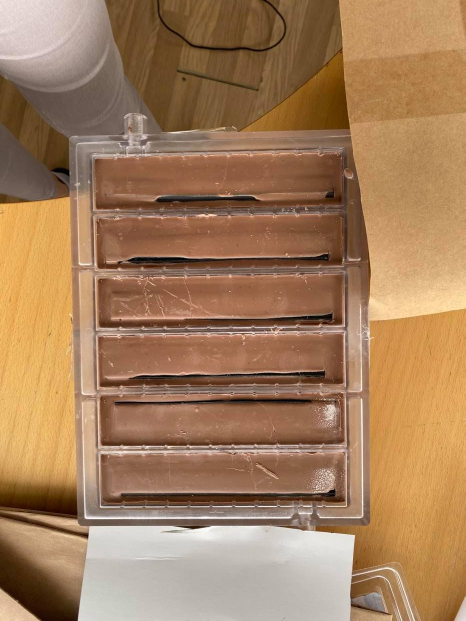
#> input picture color/d-chocolate.jpg, 931 x 1242 px (shown at 1/2 size)
$ python square.py   (older library calls are emulated)
#> lines starting #> are read from the running program, lines starting #| are printed output that depends on the picture; after the words box and inside, x2 and y2 are one past the last pixel; in counts of white or black regions, pixels touching at a corner belong together
import cv2
import numpy as np

image = cv2.imread('d-chocolate.jpg')
#> image is the input picture: shape (1242, 931, 3); mean B, G, R 92.1, 126.3, 163.4

gray = cv2.cvtColor(image, cv2.COLOR_BGR2GRAY)
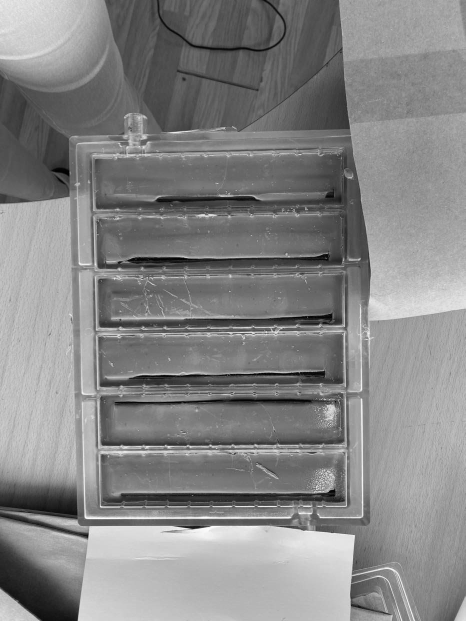
#> gray: shape (1242, 931) (shown at 1/2 size); min 0, max 255, mean 133.5
blur = cv2.medianBlur(gray, 5)
sharpen_kernel = np.array([[-1,-1,-1], [-1,9,-1], [-1,-1,-1]])
sharpen = cv2.filter2D(blur, -1, sharpen_kernel)

thresh = cv2.threshold(sharpen,160,255, cv2.THRESH_BINARY_INV)[1]
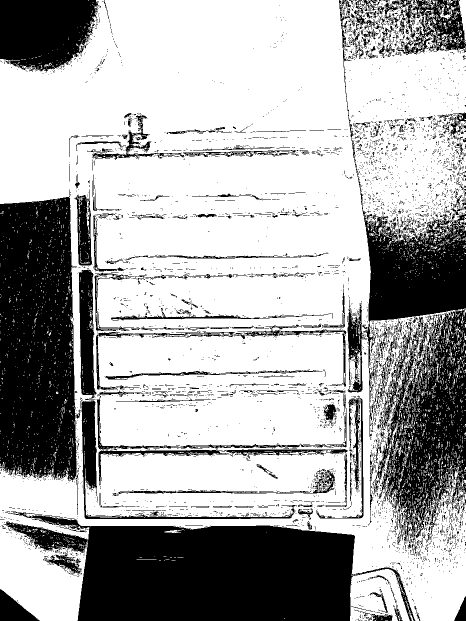
#> thresh: shape (1242, 931) (shown at 1/2 size); 67.5% white; 5770 black regions (5415 under 20 px), largest, box (x1, y1, x2, y2) and area: (8, 1025, 831, 1242) 106319, (0, 391, 154, 964) 77943, (747, 619, 931, 1087) 43982
kernel = cv2.getStructuringElement(cv2.MORPH_RECT, (3,3))
close = cv2.morphologyEx(thresh, cv2.MORPH_CLOSE, kernel, iterations=2)
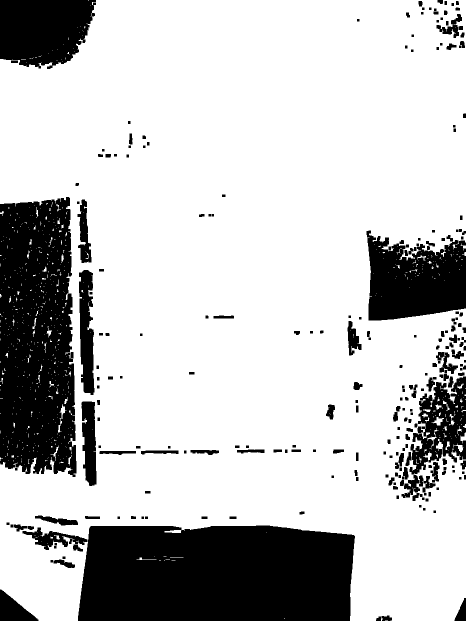
#> close: shape (1242, 931) (shown at 1/2 size); 76.6% white; 251 black regions (1 under 20 px)

cnts = cv2.findContours(close, cv2.RETR_EXTERNAL, cv2.CHAIN_APPROX_SIMPLE)
#> cnts = 648 contours, 620 with area under 20; largest, box (x1, y1, x2, y2) and area: (0, 0, 931, 1242) 909512, (116, 808, 133, 865) 150, (863, 834, 888, 851) 148, (906, 887, 927, 905) 98, (921, 865, 931, 887) 76
cnts = cnts[0] if len(cnts) == 2 else cnts[1]

min_area = 100
max_area = 1500
image_number = 0
for c in cnts:
    area = cv2.contourArea(c)
    if area > min_area and area < max_area:
        x,y,w,h = cv2.boundingRect(c)
        ROI = image[y:y+h, x:x+h]
        cv2.imwrite('ROI_{}.png'.format(image_number), ROI)
        cv2.rectangle(image, (x, y), (x + w, y + h), (36,255,12), 2)
        image_number += 1
#> this loop made 648 passes
#> (area, x, y, w, h, image_number) on passes 138, 170: (148.5, 863, 834, 25, 17, 1), (149.5, 116, 808, 17, 57, 2)
#> area on pass 37: 28
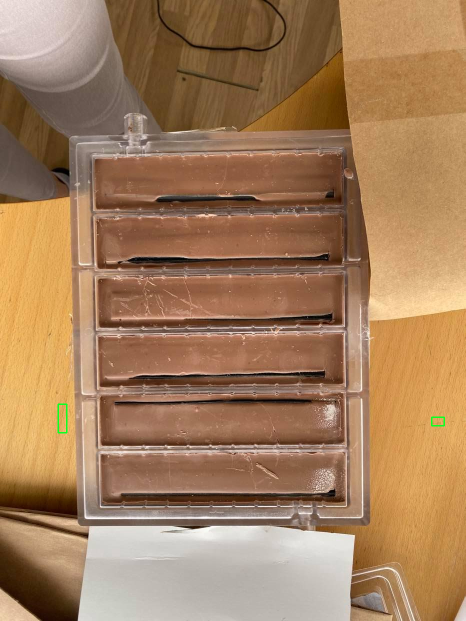
#> image: shape (1242, 931, 3) (shown at 1/2 size); 0.06% of pixels changed, all inside (x1, y1, x2, y2) = (115, 807, 890, 867)
#> after the loop, image_number = 2

cv2.imshow('sharpen', sharpen)
cv2.imshow('close', close)
cv2.imshow('thresh', thresh)
cv2.imshow('image', image)
cv2.waitKey()


# [31 lines of commented-out code are left out]

$ run again, with color/inbetween.jpg copied over color/d-chocolate.jpg
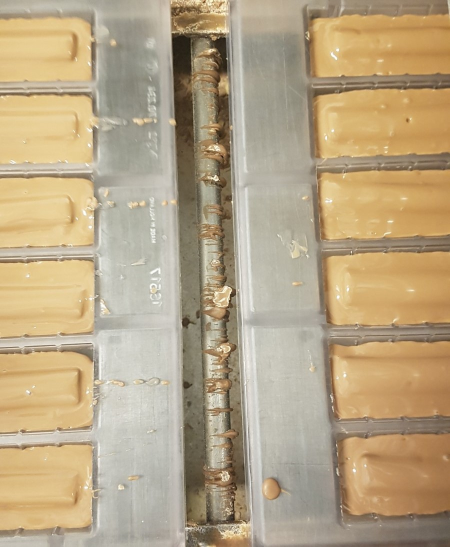
#> input picture color/inbetween.jpg, 900 x 1093 px (shown at 1/2 size)
#> image is the input picture: shape (1093, 900, 3); mean B, G, R 133.6, 165.4, 183.8
#> `thresh = cv2.threshold(sharpen,160,255, cv2.THRESH_BINARY_INV)[1]`:
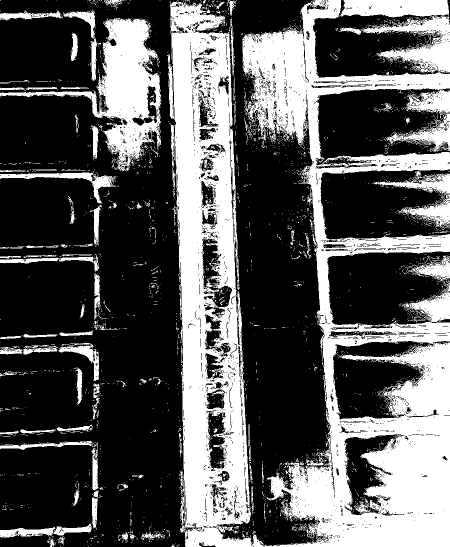
#> thresh: shape (1093, 900) (shown at 1/2 size); 35% white; 3691 white regions (3533 under 20 px), largest, box (x1, y1, x2, y2) and area: (339, 0, 900, 1093) 251157, (0, 36, 323, 342) 25868, (679, 0, 900, 146) 15029
#> close: shape (1093, 900); 41.6% white; 582 white regions (500 under 20 px)
#> cnts = 432 contours, 383 with area under 20; largest, box (x1, y1, x2, y2) and area: (334, 0, 900, 1093) 468910, (0, 18, 323, 344) 34973, (0, 881, 211, 1093) 5630, (0, 338, 238, 494) 4676, (0, 682, 209, 839) 4072
#> the loop `for c in cnts:` made 432 passes
#> (area, x, y, w, h) on passes 35, 36, 83, 86, 112, 155, 161, 176: (521, 283, 1057, 54, 28), (407, 232, 1057, 40, 29), (183.5, 235, 967, 21, 14), (288.5, 143, 962, 20, 50), (1207.5, 0, 847, 185, 26), (262.5, 0, 741, 75, 15), (595.5, 141, 735, 26, 74), (644.5, 0, 661, 187, 18)
#> after the loop `for c in cnts:`:
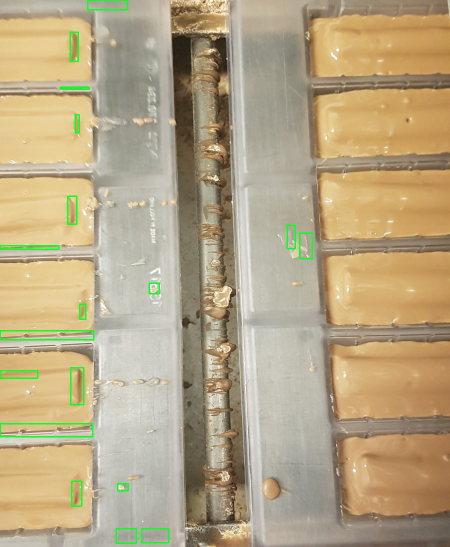
#> image: shape (1093, 900, 3) (shown at 1/2 size); 0.93% of pixels changed, all inside (x1, y1, x2, y2) = (0, 0, 626, 1088)
#> after the loop `for c in cnts:`: image_number = 18
